Frame 1 (no input): blank canvas, image omitted
Frame 60 (the mouse pressed at the canvas centre just before this capture): blank canvas, image omitted
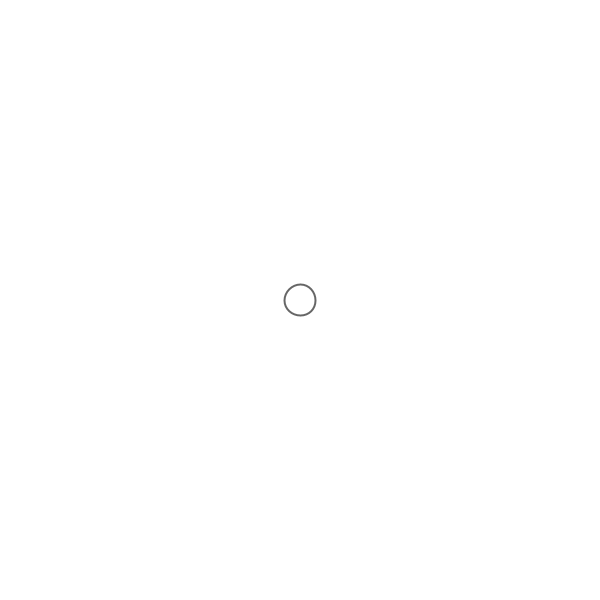
Frame 120 (the mouse held since frame 60 and released just before this capture)

The Processing sketch whose frames 1 and 60 were blank and that drew this single picture after the mouse press (run headless with seeded random() and noise(); from frame 60 on, the mouse is pressed at the canvas centre):

// Processing sketch: objectDraw_06
// ── objectDraw_06.pde
Ring[] rings;
int numRings = 50;
int currentRing = 0; 

void setup() {
  size(600, 600);
  rings = new Ring[numRings];
  for (int i = 0; i < rings.length; i++) {
    rings[i] = new Ring();
  }
}

void draw() {
  background(255);
  for (int i = 0; i < rings.length; i++) {
    rings[i].grow();
    rings[i].display();
  }
}


void mousePressed() {
  rings[currentRing].start(mouseX, mouseY);
  currentRing++;
  if (currentRing >= numRings) {
    currentRing = 0;
  }
}

class Ring {
  float x, y;
  float diameter;
  boolean on = false;

  void start(float xpos, float ypos) {
    x = xpos;
    y = ypos; 

    diameter = 1;
    on = true;
  }
  
  void grow() {
    if (on == true) {
      diameter += 0.5;
      if (diameter > 400) {
        on = false;
        diameter = 1;
      }
    }
  }

  void display() {
    if (on == true) {
      noFill();
      strokeWeight(2);
      stroke(0, 153);
      ellipse(x, y, diameter, diameter);
    }
  }
}
